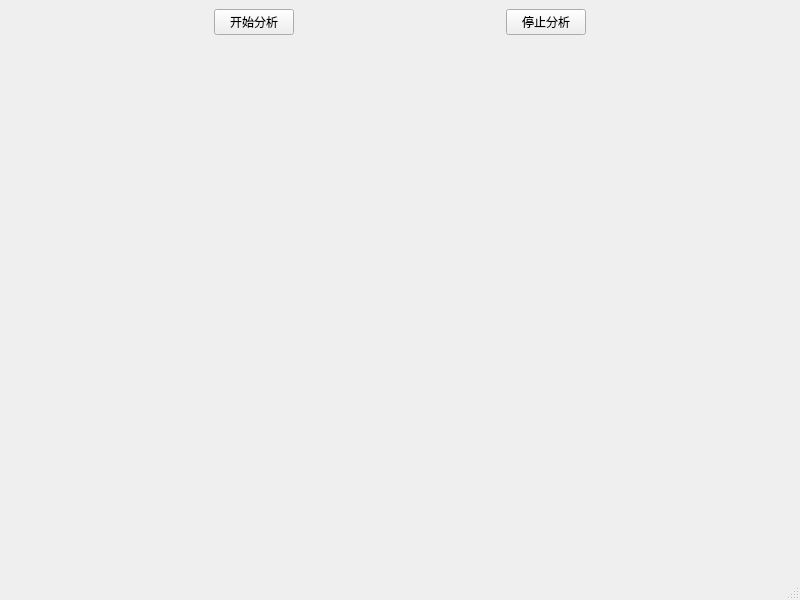
<?xml version="1.0" encoding="UTF-8"?>
<ui version="4.0">
 <class>MainWindow</class>
 <widget class="QMainWindow" name="MainWindow">
  <property name="geometry">
   <rect>
    <x>0</x>
    <y>0</y>
    <width>800</width>
    <height>600</height>
   </rect>
  </property>
  <property name="windowTitle">
   <string>MainWindow</string>
  </property>
  <widget class="QWidget" name="centralwidget">
   <layout class="QGridLayout" name="gridLayout" rowstretch="0,1">
    <item row="0" column="0">
     <layout class="QHBoxLayout" name="horizontalLayout">
      <item>
       <spacer name="horizontalSpacer">
        <property name="orientation">
         <enum>Qt::Horizontal</enum>
        </property>
        <property name="sizeHint" stdset="0">
         <size>
          <width>40</width>
          <height>20</height>
         </size>
        </property>
       </spacer>
      </item>
      <item>
       <widget class="QPushButton" name="pushButton_StartDetect">
        <property name="text">
         <string>开始分析</string>
        </property>
       </widget>
      </item>
      <item>
       <spacer name="horizontalSpacer_2">
        <property name="orientation">
         <enum>Qt::Horizontal</enum>
        </property>
        <property name="sizeHint" stdset="0">
         <size>
          <width>40</width>
          <height>20</height>
         </size>
        </property>
       </spacer>
      </item>
      <item>
       <widget class="QPushButton" name="pushButton_StopDetect">
        <property name="text">
         <string>停止分析</string>
        </property>
       </widget>
      </item>
      <item>
       <spacer name="horizontalSpacer_3">
        <property name="orientation">
         <enum>Qt::Horizontal</enum>
        </property>
        <property name="sizeHint" stdset="0">
         <size>
          <width>40</width>
          <height>20</height>
         </size>
        </property>
       </spacer>
      </item>
     </layout>
    </item>
    <item row="1" column="0">
     <widget class="QWidget" name="widget" native="true"/>
    </item>
   </layout>
  </widget>
  <widget class="QMenuBar" name="menubar">
   <property name="geometry">
    <rect>
     <x>0</x>
     <y>0</y>
     <width>800</width>
     <height>21</height>
    </rect>
   </property>
  </widget>
  <widget class="QStatusBar" name="statusbar"/>
 </widget>
 <resources/>
 <connections/>
</ui>
